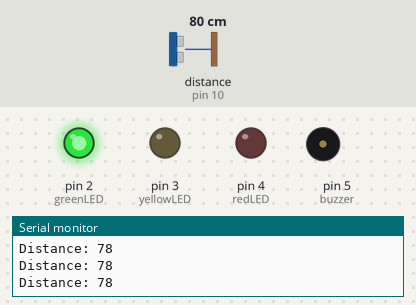
This sketch was run on a simulated Arduino Uno, built with avr-gcc and run on an emulated ATmega328P. On the bench: output pins drawn as LEDs (lit = HIGH), buzzer (waves = sounding), the last lines printed to the serial monitor. Wiring (inferred from the names in the program): ultrasonic range finder: trigger pin 9; echo pin 10. The test bench sets the inputs (shaded band); at power-on: distance to the obstacle (sensor on pin 10) 80 cm. The echo pulse lasts 58.3 µs per cm; pins used as bus, display or sensor lines are not drawn.

Above: at 1.2 s.
1.3 s: distance to the obstacle (sensor on pin 10) set to 54 cm
2.8 s: distance to the obstacle (sensor on pin 10) set to 48 cm
At 3.2 s:
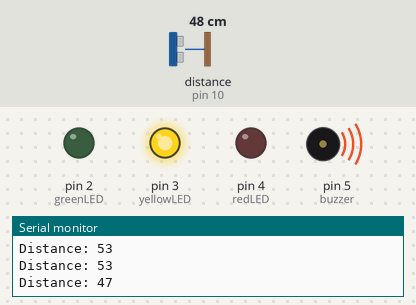
5.8 s: distance to the obstacle (sensor on pin 10) set to 24 cm
8.8 s: distance to the obstacle (sensor on pin 10) set to 19 cm
At 8.95 s:
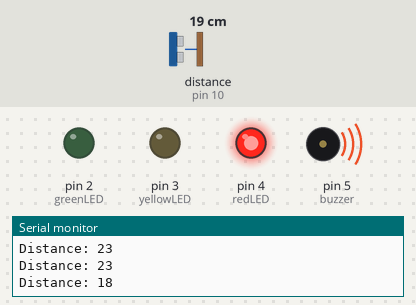
11.8 s: distance to the obstacle (sensor on pin 10) set to 8 cm
14.8 s: distance to the obstacle (sensor on pin 10) set to 5 cm
At 16.1 s:
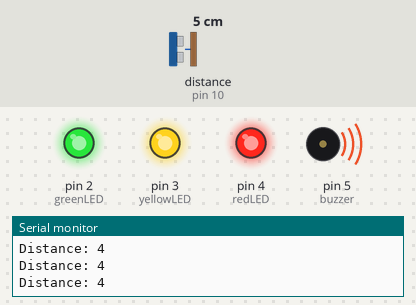
Timing chart, 0 to 17.3 s (numbered marks = the images above; inputs shaded):
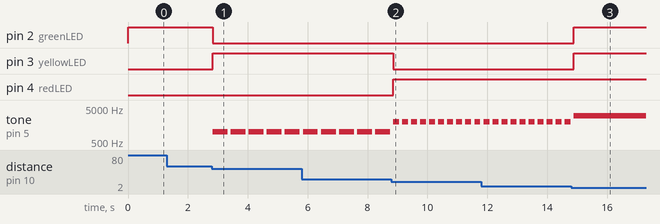

Measured:
- the behaviour switches between 52 and 51 cm on distance to the obstacle (sensor on pin 10) (found by bisection; images 0 and 1)
- the behaviour switches between 22 and 21 cm on distance to the obstacle (sensor on pin 10) (found by bisection; images 1 and 2)
- the behaviour switches between 7 and 6 cm on distance to the obstacle (sensor on pin 10) (found by bisection; images 2 and 3)
- after the input at 2.8 s, pin 2 (greenLED): HIGH → LOW at once; pin 3 (yellowLED): LOW → HIGH at once; tone on pin 5 (buzzer): alternates 1000 Hz for 0.50 s and silent for 0.10 s, starting at once
- after the input at 8.8 s, pin 3 (yellowLED): HIGH → LOW after 0.06 s; pin 4 (redLED): LOW → HIGH after 0.06 s; tone on pin 5 (buzzer): alternates 2000 Hz for 0.20 s and silent for 0.10 s, starting after 0.06 s
- after the input at 14.8 s, pin 2 (greenLED), pin 3 (yellowLED): LOW → HIGH after 0.09 s

The sketch:

smart_parking_sensor_project.ino
```cpp
#define trigPin 9
#define echoPin 10

#define greenLED 2
#define yellowLED 3
#define redLED 4
#define buzzer 5

long duration;
int distance;

void setup() {
  pinMode(trigPin, OUTPUT);
  pinMode(echoPin, INPUT);

  pinMode(greenLED, OUTPUT);
  pinMode(yellowLED, OUTPUT);
  pinMode(redLED, OUTPUT);
  pinMode(buzzer, OUTPUT);

  Serial.begin(9600);
}

void loop() {
  digitalWrite(trigPin, LOW);
  delayMicroseconds(2);

  digitalWrite(trigPin, HIGH);
  delayMicroseconds(10);
  digitalWrite(trigPin, LOW);

  duration = pulseIn(echoPin, HIGH);

  distance = duration * 0.034 / 2;

  Serial.print("Distance: ");
  Serial.println(distance);

  digitalWrite(greenLED, LOW);
  digitalWrite(yellowLED, LOW);
  digitalWrite(redLED, LOW);
  noTone(buzzer);

  if (distance > 50) {
    digitalWrite(greenLED, HIGH);
  }
  else if (distance > 20 && distance <= 50) {
    digitalWrite(yellowLED, HIGH);
    tone(buzzer, 1000);
    delay(500);
    noTone(buzzer);
  }
  else if (distance > 5 && distance <= 20) {
    digitalWrite(redLED, HIGH);
    tone(buzzer, 2000);
    delay(200);
    noTone(buzzer);
  }
  else if (distance <= 5) {
    digitalWrite(greenLED, HIGH);
    digitalWrite(yellowLED, HIGH);
    digitalWrite(redLED, HIGH);
    tone(buzzer, 3000);
  }

  delay(100);
}
```
